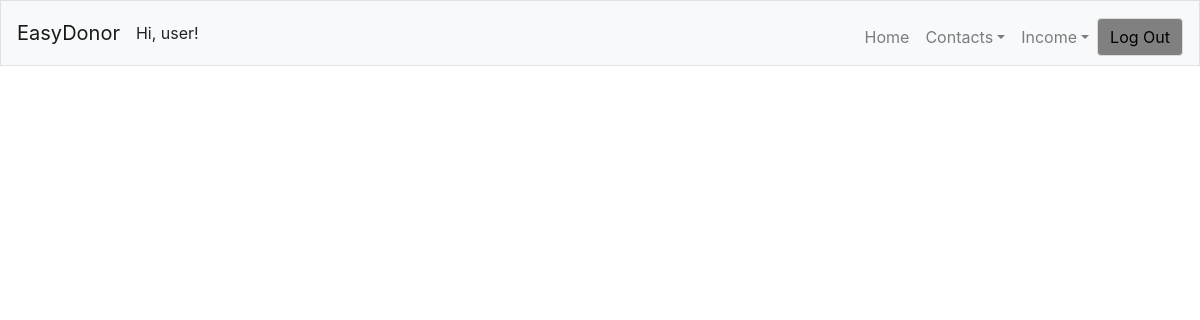
/vendors/ (signed in), run on an earlier commit of the app's database.
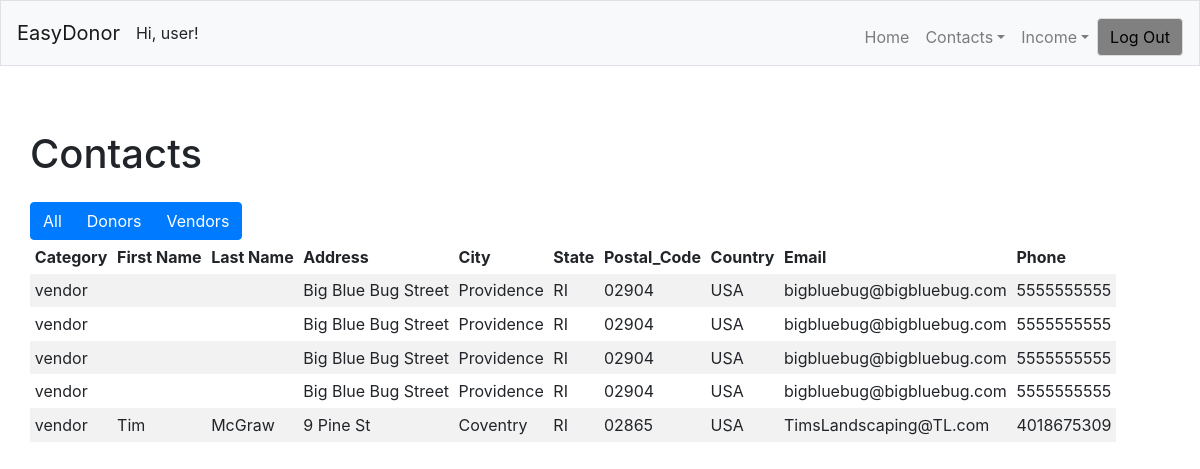
And on a later commit of the database.
### contacts/models.py (models this page shows, shortened)
class Contact(models.Model):
    Owner = models.ForeignKey(User, on_delete = models.CASCADE)
    uuid = ShortUUIDField(unique=True, primary_key = True,)
    Created_On = models.DateField(auto_now_add=True)
    CATEGORY_CHOICES = ( ('donor', 'Donor'), ('vendor', 'Vendor'))
    Contact_Category = models.CharField(
        max_length=20,
        choices=CATEGORY_CHOICES,
        default='Donor',
    )
    Account = models.CharField(max_length=100, blank=True)
    Address = models.CharField(max_length=255, blank=True)
    City = models.CharField(max_length=255,blank=True)
    State = models.CharField(max_length=2,blank=True)
    Postal_code = models.CharField(max_length=20,blank=True)
    Country = models.CharField(max_length=30, default='USA', blank=True )
    Company = models.CharField(max_length=50,blank=True )
    First_Name = models.CharField(max_length=30, blank=True )
    Last_Name = models.CharField(max_length=30, blank=True )
    Email = models.EmailField(validators=[validate_email], blank=True )
    Phone = models.CharField(max_length=20, blank=True )
    First_Name2 = models.CharField(max_length=30, blank=True )
    Last_Name2 = models.CharField(max_length=30, blank=True )
    Phone2 = models.CharField(max_length=20, blank=True )
    Email2 = models.EmailField(validators=[validate_email], blank=True )
    Note = models.TextField(blank=True)
    class Meta:
        verbose_name_plural = 'Contacts'
        unique_together = (("Last_Name", "First_Name"),)
        unique_together = (("Last_Name2", "First_Name2"),)
        unique_together = (("Company", "Owner"),)

### contacts/views.py (the view)
# urls.py: path('vendors/', views.VendorListView.as_view(), name='vendors'),
class VendorListView(generic.ListView):
    model = Contact
    def get_context_data(self, **kwargs):
        context = super(VendorListView, self).get_context_data(**kwargs)
        context['object_list'] = Contact.objects.filter(Q(Contact_Category='vendor')).order_by('Company')
        return context

### contacts/templates/contacts/contact_list.html (shortened to what this page needs)
{% extends "layout.html" %}
{% block body_block %}
<div class="container">
    <div class="row title"  >
      {% if object_list %}
      <div class="title"><h1>{% block title %}
            Contacts
      {% endblock %}</h1></div>
      </div>
            {% if user.is_authenticated %}
            <div class="row">
              <div class="btn-group" role="group" aria-label="group">
                <a type=button class="btn btn-primary" href="{% url 'contacts' %}">All</a>
                <a type=button class="btn btn-primary" href="{% url 'donors' %}">Donors</a>
                <a type=button class="btn btn-primary" href="{% url 'vendors' %}">Vendors</a>
                </div>
              </div>
            <div class="row">
{% if object_list %}
<div class="table-responsive">
<table class="table-sm table-hover table-striped ">
  <thead>
  <tr>
    <th scope="col">Category</th>
    <th scope="col">First Name</th>
    <th scope="col">Last Name</th>
    <th scope="col">Address</th>
    <th scope="col">City</th>
    <th scope="col">State</th>
    <th scope="col">Postal_Code</th>
    <th scope="col">Country</th>
    <th scope="col">Email</th>
    <th scope="col">Phone</th>
  </tr>
</thead>
<tbody>
{% for book in object_list %}
  <tr>
      <td>{{ book.Contact_Category }}</td>
      <td>{{ book.First_Name }}</td>
      <td>{{ book.Last_Name }} </td>
      <td>{{ book.Address }} </td>
      <td>{{ book.City }} </td>
      <td>{{ book.State }} </td>
      <td>{{ book.Postal_code }} </td>
      <td>{{ book.Country }} </td>
      <td>{{ book.Email }} </td>
      <td>{{ book.Phone }} </td>
        {% endfor %}
  </tr>
  </tbody>
  </table>
</div>
  {% else %}
    <p>There are no contacts in this list.</p>
  {% endif %}
    {% endif %}
    {% endif %}
{% endblock %}

### easydonorapp/templates/layout.html (shortened to what this page needs)
<!DOCTYPE html>
{% load static %}
<html lang="en">
<head>
    <link rel="stylesheet" type="text/css" href="{% static 'easydonorapp/bootstrap.css' %}">
    <link rel="stylesheet" type="text/css" href="{% static 'easydonorapp/style.css' %}">
    <link href="https://stackpath.bootstrapcdn.com/font-awesome/4.7.0/css/font-awesome.min.css" rel="stylesheet">
</head>
<body>
    <nav class="navbar navbar-expand-md navbar-light bg-light border">
        <a class="navbar-brand" href="/">EasyDonor</a>{% if request.user.is_authenticated %}<span> Hi, {{ user.username }}!</span> {% else %}<span>You are not logged in.</span>{% endif %}
        <div class="collapse navbar-collapse" id="navbar">
            <ul class="navbar-nav ml-auto mt-2">
              {% if request.user.is_authenticated %}
                <li class="nav-item"><a class="nav-link" href="/home">Home</a></li>
                <li class="nav-item dropdown">
                  <a class="nav-link dropdown-toggle" href="{% url 'contacts' %}" id="navbarDropdown" role="button" data-toggle="dropdown" aria-haspopup="true" aria-expanded="false">Contacts</a>
            </li>
            <li class="nav-item dropdown">
              <a class="nav-link dropdown-toggle" href="{% url 'donors' %}" id="navbarDropdown" role="button" data-toggle="dropdown" aria-haspopup="true" aria-expanded="false">Income</a>
            </div>
        <ul class="navbar-nav ml-auto mt-2">
          <div class="btn-group-md " role="group" aria-label="homepgbuttons">
          <a type=button class="btn  navbtn" href="{% url 'logout' %}">Log Out</a>
            {% endif %}
        </ul>
</nav>
<div class="content container">
    <div class="row">
            {% block body_block %}{% endblock  %}
    </div>
</div>
</body>
</html>

### easydonorapp/static/easydonorapp/style.css (style rules this page uses)
.navbtn { border: 1px solid gainsboro; background-color: grey; color: black; }
.title { margin-top: 2em; margin-bottom: .5em; }

What changed in the data, as far as the page shows it:
added Contact: Contact_Category "vendor", Address "Big Blue Bug Street", City "Providence", State "RI", Postal_code "02904", Country "USA", Email "bigbluebug@bigbluebug.com", Phone "5555555555"
added Contact: Contact_Category "vendor", Address "Big Blue Bug Street", City "Providence", State "RI", Postal_code "02904", Country "USA", Email "bigbluebug@bigbluebug.com", Phone "5555555555"
added Contact: Contact_Category "vendor", Address "Big Blue Bug Street", City "Providence", State "RI", Postal_code "02904", Country "USA", Email "bigbluebug@bigbluebug.com", Phone "5555555555"
added Contact: Contact_Category "vendor", Address "Big Blue Bug Street", City "Providence", State "RI", Postal_code "02904", Country "USA", Email "bigbluebug@bigbluebug.com", Phone "5555555555"
added Contact: Contact_Category "vendor", First_Name "Tim", Last_Name "McGraw", Address "9 Pine St", City "Coventry", State "RI", Postal_code "02865", Country "USA", Email "TimsLandscaping@TL.com", Phone "4018675309"
Also different on the page:
text now shown: "Contacts All Donors Vendors Category First Name Last Name Address City State Postal_Code Country Email Phone"
